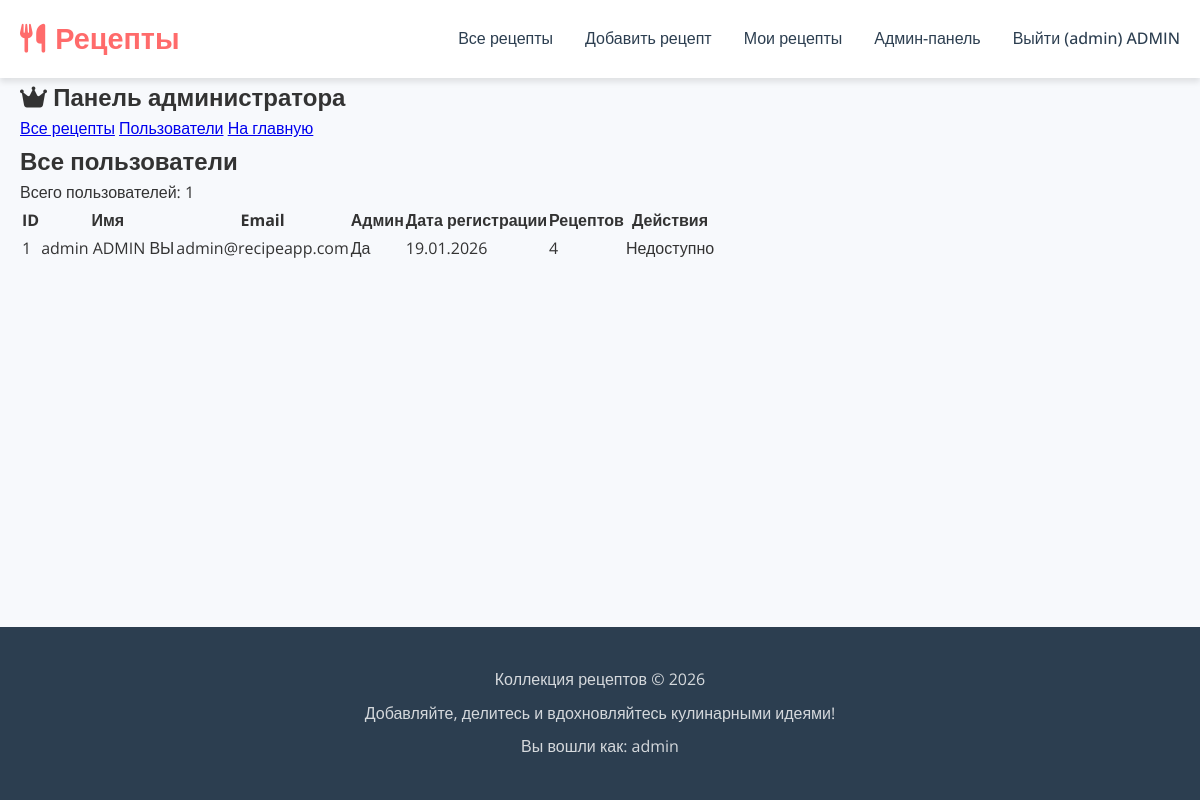
The app's page /admin/users (signed in) with its own data.
### app.py (models this page shows)
class User(UserMixin, db.Model):
    id = db.Column(db.Integer, primary_key=True)
    username = db.Column(db.String(80), unique=True, nullable=False)
    email = db.Column(db.String(120), unique=True, nullable=False)
    password_hash = db.Column(db.String(128))
    is_admin = db.Column(db.Boolean, default=False)
    created_at = db.Column(db.DateTime, default=datetime.utcnow)
    recipes = db.relationship('Recipe', backref='author', lazy=True)

### app.py (the view)
    def decorated_function(*args, **kwargs):
        if not current_user.is_authenticated or not current_user.is_admin:
            abort(403)
        return f(*args, **kwargs)

### app.py (called while the page is built)
@login_manager.user_loader
def load_user(user_id):
    return User.query.get(int(user_id))

def admin_required(f):
    def decorated_function(*args, **kwargs):
        if not current_user.is_authenticated or not current_user.is_admin:
            abort(403)
        return f(*args, **kwargs)
    decorated_function.__name__ = f.__name__
    return decorated_function

@app.route('/admin/users')
@login_required
@admin_required
def admin_users():
    users = User.query.order_by(User.created_at.desc()).all()
    return render_template('admin_users.html', users=users)

### templates/admin_users.html
{% extends "base.html" %}
{% block content %}
<div class="admin-panel">
    <h2><i class="fas fa-crown"></i> Панель администратора</h2>
    <div class="admin-links">
        <a href="{{ url_for('admin_all_recipes') }}" class="admin-link">Все рецепты</a>
        <a href="{{ url_for('admin_users') }}" class="admin-link">Пользователи</a>
        <a href="{{ url_for('index') }}" class="admin-link">На главную</a>
    </div>
</div>
<h2>Все пользователи</h2>
<p>Всего пользователей: {{ users|length }}</p>
{% if users %}
<table class="admin-table">
    <thead>
        <tr>
            <th>ID</th>
            <th>Имя</th>
            <th>Email</th>
            <th>Админ</th>
            <th>Дата регистрации</th>
            <th>Рецептов</th>
            <th>Действия</th>
        </tr>
    </thead>
    <tbody>
        {% for user in users %}
        <tr>
            <td>{{ user.id }}</td>
            <td>
                {{ user.username }}
                {% if user.is_admin %}<span class="admin-badge">ADMIN</span>{% endif %}
                {% if user.id == current_user.id %}<span class="admin-badge">ВЫ</span>{% endif %}
            </td>
            <td>{{ user.email }}</td>
            <td>{% if user.is_admin %}Да{% else %}Нет{% endif %}</td>
            <td>{{ user.created_at.strftime('%d.%m.%Y') }}</td>
            <td>{{ user.recipes|length }}</td>
            <td>
                {% if not user.is_admin and user.id != current_user.id %}
                <form action="{{ url_for('admin_delete_user', user_id=user.id) }}" method="POST" class="delete-form">
                    <button type="submit" class="btn btn-delete btn-small"
                            onclick="return confirm('Удалить пользователя «{{ user.username }}» и все его рецепты?')">
                        <i class="fas fa-trash"></i> Удалить
                    </button>
                </form>
                {% else %}
                <span class="text-muted">Недоступно</span>
                {% endif %}
            </td>
        </tr>
        {% endfor %}
    </tbody>
</table>
{% else %}
<div class="no-recipes">
    <i class="fas fa-users"></i>
    <h3>Пока нет пользователей</h3>
</div>
{% endif %}
{% endblock %}

### templates/base.html (shortened to what this page needs)
<!DOCTYPE html>
<html lang="ru">
<head>
    <link rel="stylesheet" href="{{ url_for('static', filename='css/style.css') }}">
    <link rel="stylesheet" href="https://cdnjs.cloudflare.com/ajax/libs/font-awesome/6.4.0/css/all.min.css">
</head>
<body>
    <nav class="navbar">
        <div class="main-container">
            <a href="{{ url_for('index') }}" class="logo">
                <i class="fas fa-utensils"></i> Рецепты
            </a>
            <div class="nav-links">
                <a href="{{ url_for('index') }}">Все рецепты</a>
                <a href="{{ url_for('add_recipe') }}">Добавить рецепт</a>
                {% if current_user.is_authenticated %}
                    <a href="{{ url_for('my_recipes') }}">Мои рецепты</a>
                    {% if current_user.is_admin %}
                        <a href="{{ url_for('admin_all_recipes') }}">Админ-панель</a>
                    {% endif %}
                    <a href="{{ url_for('logout') }}">
                        Выйти ({{ current_user.username }})
                        {% if current_user.is_admin %}<span class="admin-badge">ADMIN</span>{% endif %}
                    </a>
                {% else %}
                    <a href="{{ url_for('login') }}">Войти</a>
                    <a href="{{ url_for('register') }}">Регистрация</a>
                {% endif %}
            </div>
        </div>
    </nav>
    <div class="main-container">
        {% block content %}{% endblock %}
    </div>
    <footer>
        <div class="main-container">
            <p>Коллекция рецептов © 2026</p>
            <p>Добавляйте, делитесь и вдохновляйтесь кулинарными идеями!</p>
            {% if current_user.is_authenticated %}
                <p>Вы вошли как: {{ current_user.username }}</p>
            {% endif %}
        </div>
    </footer>
</body>
</html>

### static/css/style.css (style rules this page uses)
:root { --primary-color: #FF6B6B; --secondary-color: #4ECDC4; --dark-color: #2C3E50; --light-color: #F7F9FC; --text-color: #333; --border-radius: 12px; --shadow: 0 4px 6px rgba(0, 0, 0, 0.1); }
* { margin: 0; padding: 0; box-sizing: border-box; }
html, body { height: 100%; }
body { font-family: 'Open Sans', sans-serif; color: var(--text-color); background-color: var(--light-color); line-height: 1.6; display: flex; flex-direction: column; min-height: 100vh; }
.main-container { max-width: 1200px; margin: 0 auto; padding: 0 20px; flex: 1; width: 100%; }
.navbar { background-color: white; box-shadow: var(--shadow); padding: 1rem 0; position: sticky; top: 0; z-index: 1000; }
.navbar .main-container { display: flex; justify-content: space-between; align-items: center; }
.logo { font-family: 'Montserrat', sans-serif; font-size: 1.8rem; font-weight: 700; color: var(--primary-color); text-decoration: none; display: flex; align-items: center; gap: 10px; }
.nav-links { display: flex; gap: 2rem; align-items: center; }
.nav-links a { color: var(--dark-color); text-decoration: none; font-weight: 500; transition: all 0.3s ease; }
footer { background-color: var(--dark-color); color: white; text-align: center; padding: 2rem 0; margin-top: auto; width: 100%; }
footer .main-container { max-width: 1200px; margin: 0 auto; padding: 0 20px; }
footer p { margin: 0.5rem 0; opacity: 0.8; }

### records on screen
User: username "admin", id "1", is_admin "ADMIN", shows "ВЫ", email "admin@recipeapp.com", created_at "19.01.2026", recipes|length "4"

### other values on screen
{{ users|length }} "1"
